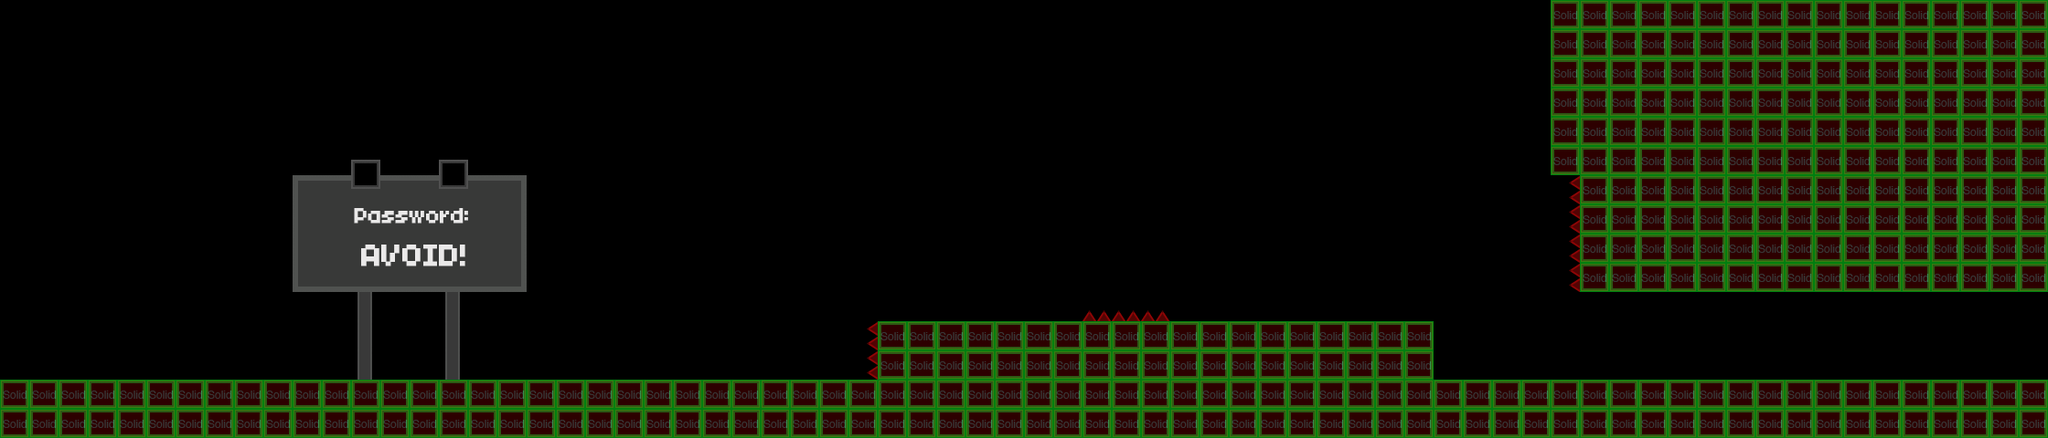

This game map was drawn from its Tiled (.tmx) file and the tilesets committed beside it. A one-line description and the trimmed map source follow:
An orthogonal 70x15 tile map with 32x32 px tiles, 4 tile layers (Parallax_layer1, foreground, background, collision), 2 tilesets and 8 objects (3x HurtEntity, StartCount, mainPlayer, Initial, me.LevelEntity, ...).

<map version="1.0" orientation="orthogonal" width="70" height="15" tilewidth="32" tileheight="32">
 <properties>
  <property name="background_color" value="#00C0FF" />
 </properties>
 <tileset firstgid="1" name="area01_level_tiles" tilewidth="32" tileheight="32">
  <image source="tileset/tileset.png" width="1614" height="960" />
 </tileset>
 <tileset firstgid="1501" name="metatiles32x32" tilewidth="32" tileheight="32">
  <image source="tileset/metatiles32x32.png" width="192" height="32" />
  <tile id="0">
   <properties>
    <property name="type" value="solid" />
   </properties>
  </tile>
  <tile id="1">
   <properties>
    <property name="type" value="platform" />
   </properties>
  </tile>
 </tileset>
 <layer name="Parallax_layer1" width="70" height="15">
  <properties>
   <property name="imagesrc" value="parallax" />
  </properties>
  <data>[1050 cells, 0 non-empty, 0 distinct tile ids]</data>
 </layer>
 <layer name="foreground" width="70" height="15">
  <data>[1050 cells, 12 non-empty, 1 distinct tile ids]</data>
 </layer>
 <layer name="background" width="70" height="15">
  <data>[1050 cells, 393 non-empty, 43 distinct tile ids]</data>
 </layer>
 <objectgroup color="#00ff00" name="Entities" width="70" height="15">
  <object name="StartCount" x="90" y="197" width="62" height="94" />
  <object name="mainPlayer" x="91" y="197" width="32" height="32">
   <properties>
    <property name="image" value="gripe_run_right" />
    <property name="spritewidth" value="64" />
   </properties>
  </object>
  <object name="Initial" x="89" y="197" width="64" height="96" />
  <object name="me.LevelEntity" x="1955" y="337" width="64" height="64">
   <properties>
    <property name="duration" value="50" />
    <property name="fade" value="#000000" />
    <property name="to" value="level04" />
   </properties>
  </object>
  <object name="Final" x="1955" y="385" width="64" height="64" />
 </objectgroup>
 <layer name="collision" width="70" height="15" opacity="0.22">
  <data>[1050 cells, 344 non-empty, 1 distinct tile ids]</data>
 </layer>
 <objectgroup color="#ffff00" name="HurtEntity" width="70" height="15">
  <object name="HurtEntity" x="944" y="352" width="16" height="64" />
  <object name="HurtEntity" x="1206" y="336" width="64" height="16" />
  <object name="HurtEntity" x="1712" y="192" width="16" height="128" />
 </objectgroup>
</map>
